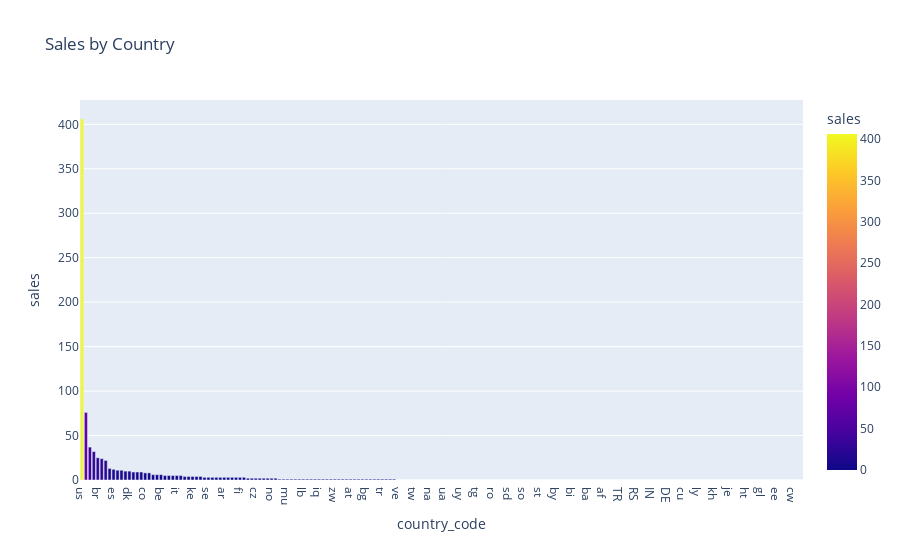

Notebook code cell kept with this figure:
### Code cell
fig = px.bar(sales_by_cat, x='country_code', y='sales', color='sales', title='Sales by Country')
fig.show()

### Figure 1 — Plotly figure (JSON) as saved in the notebook; plotly's stock layout.template omitted (floating-point values rounded to 4 significant figures; data arrays with more than 128 entries replaced by an {"elided": "..."} marker saying what was removed)
{"data": [{"alignmentgroup": "True", "hovertemplate": "country_code=%{x}<br>sales=%{marker.color}<extra></extra>", "legendgroup": "", "marker": {"color": {"elided": "183 int values"}, "coloraxis": "coloraxis", "pattern": {"shape": ""}}, "name": "", "offsetgroup": "", "orientation": "v", "showlegend": false, "textposition": "auto", "type": "bar", "x": {"elided": "183 str values"}, "xaxis": "x", "y": {"elided": "183 int values"}, "yaxis": "y"}], "layout": {"barmode": "relative", "coloraxis": {"colorbar": {"title": {"text": "sales"}}, "colorscale": [[0, "#0d0887"], [0.1111, "#46039f"], [0.2222, "#7201a8"], [0.3333, "#9c179e"], [0.4444, "#bd3786"], [0.5556, "#d8576b"], [0.6667, "#ed7953"], [0.7778, "#fb9f3a"], [0.8889, "#fdca26"], [1, "#f0f921"]]}, "legend": {"tracegroupgap": 0}, "title": {"text": "Sales by Country"}, "xaxis": {"anchor": "y", "domain": [0, 1], "title": {"text": "country_code"}}, "yaxis": {"anchor": "x", "domain": [0, 1], "title": {"text": "sales"}}}}
